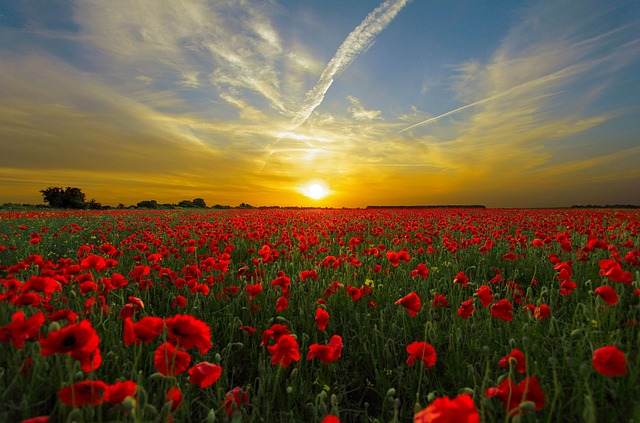
#> input picture flower.jpg, 640 x 423 px
$ python grayscale.py
#> lines starting #> are read from the running program, lines starting #| are printed output that depends on the picture
import cv2
image=cv2.imread('flower.jpg')
#> image is the input picture: shape (423, 640, 3); mean B, G, R 57.1, 83.7, 105.7
gray_image=cv2.cvtColor(image,cv2.COLOR_BGR2GRAY)
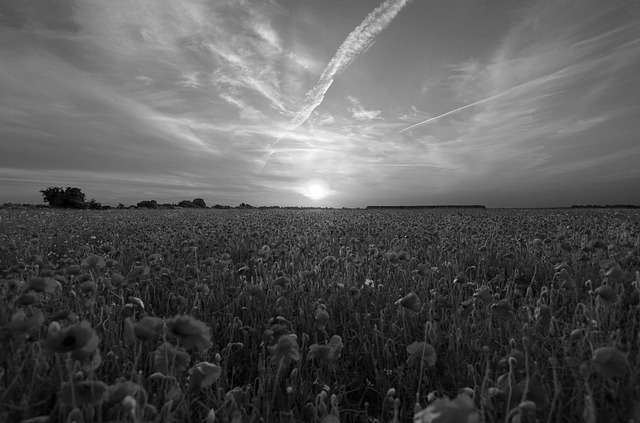
#> gray_image: shape (423, 640); min 0, max 255, mean 87.2
resized_image=cv2.resize(gray_image,(224,224))
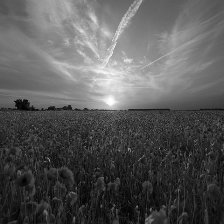
#> resized_image: shape (224, 224); min 1, max 255, mean 87.1
cv2.imshow('Processed image',resized_image)
key=cv2.waitKey(0)
#> (key Esc is pressed here)
if key==ord('s'):
    cv2.imwrite('grayscale_resized_image.jpg',resized_image)
    print("Image saved as grayscale_resized_image.jpg")
else:
    print("Image not saved")
cv2.destroyAllWindows()
print(f"Processed Image Dimensions:{resized_image.shape}")
#| Processed Image Dimensions:(224, 224)
